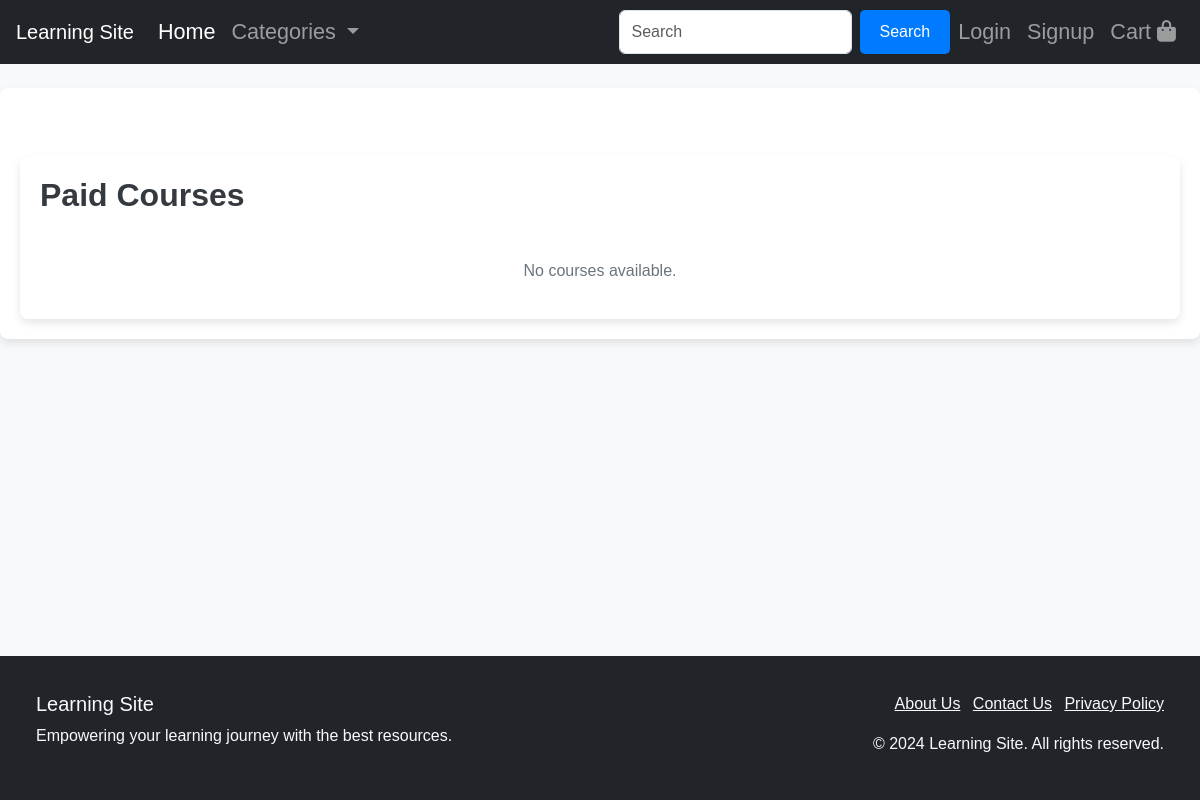
Page /courses/?type=paid on the earlier database version.
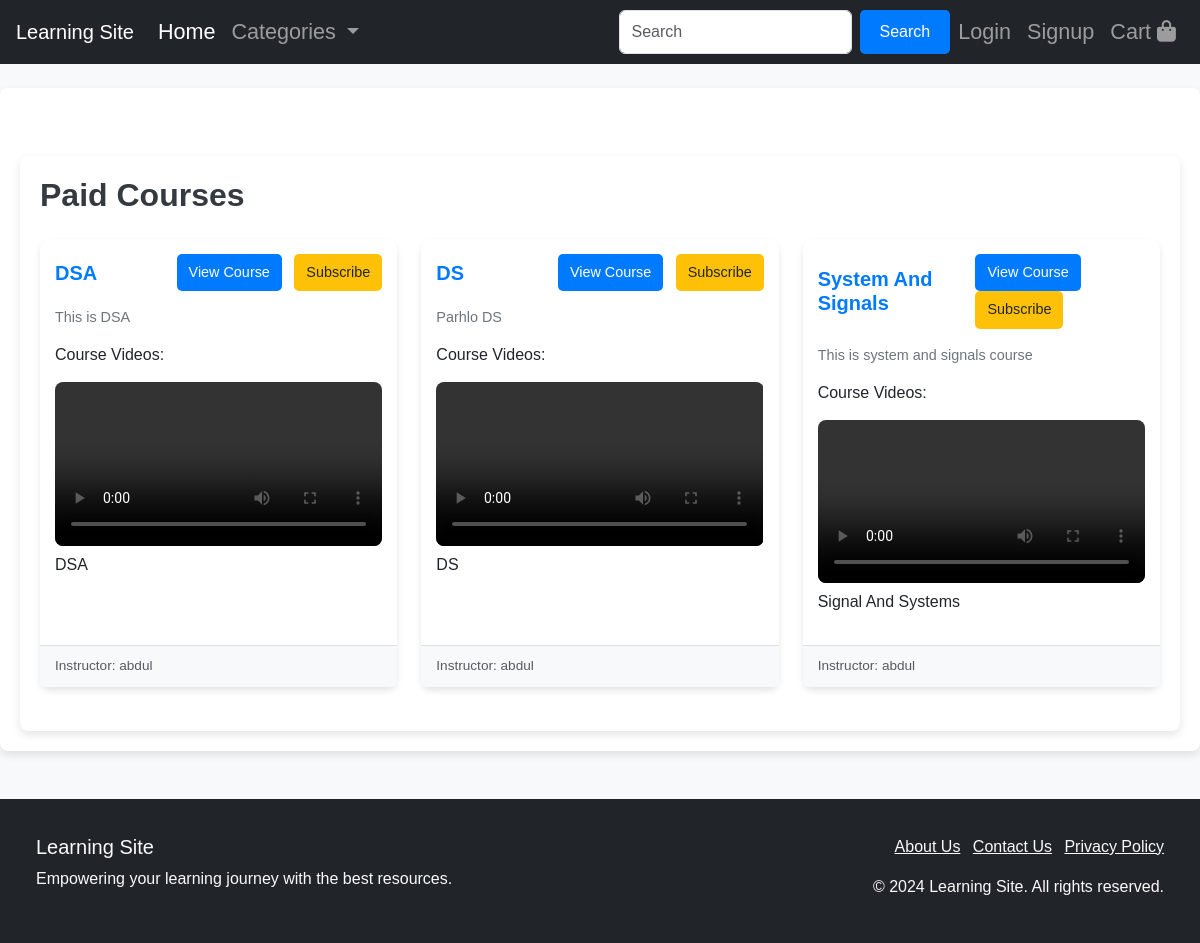
Same page on the later database version.
### course_instructor/models.py (models this page shows, shortened)
class Course(models.Model):
    COURSE_TYPE_CHOICES = [
        ('paid', 'Paid'),
        ('unpaid', 'Unpaid'),
    ]
    title = models.CharField(max_length=255)
    description = models.TextField()
    duration = models.DurationField(default=timedelta(days=30))
    instructor = models.ForeignKey(Profile, on_delete=models.CASCADE, related_name='courses_taught')
    course_type = models.CharField(max_length=10, choices=COURSE_TYPE_CHOICES, default='unpaid')
    created_at = models.DateTimeField(auto_now_add=True)
    updated_at = models.DateTimeField(auto_now=True)

class CourseContent(models.Model):
    course = models.ForeignKey(Course, related_name='contents', on_delete=models.CASCADE)
    title = models.CharField(max_length=255)
    video = models.FileField(upload_to='course_videos/', max_length=255)
    content_type = models.CharField(max_length=100, choices=[('video', 'Video'), ('pdf', 'PDF'), ('text', 'Text')])
    order = models.IntegerField()
    additional_resources = models.FileField(upload_to='resources/', null=True, blank=True)
    is_first_video = models.BooleanField(default=False)

### main/models.py (models this page shows, shortened)
class Profile(models.Model):
    user = models.OneToOneField(User, on_delete=models.CASCADE)
    bio = models.TextField(blank=True, null=True)  # Short biography or description of the user
    profile_picture = models.ImageField(upload_to='profile_pics/', blank=True, null=True)  # Optional profile picture
    is_student = models.BooleanField(default=False)  # Indicates if the user is a student
    is_instructor = models.BooleanField(default=False)  # Indicates if the user is an instructor
    instructor_bio = models.TextField(blank=True, null=True)  # Detailed bio for instructors
    expertise = models.CharField(max_length=255, blank=True, null=True)  # Area of expertise (e.g., subject or field)
    created_at = models.DateTimeField(auto_now_add=True)  # Automatically set when the profile is created
    updated_at = models.DateTimeField(auto_now=True)  # Automatically updated when the profile is modified

### course_instructor/views.py (the view)
# urls.py: path("courses/", filter_courses, name="filter_courses"),
def filter_courses(request):
    course_type = request.GET.get('type', 'all')
    content_prefetch = Prefetch(
        'contents',
        queryset=CourseContent.objects.all().order_by('order')
    )
    if course_type == 'paid':
        courses = Course.objects.filter(course_type='paid').prefetch_related(content_prefetch)
    elif course_type == 'unpaid':
        courses = Course.objects.filter(course_type='unpaid').prefetch_related(content_prefetch)
    else:
        courses = Course.objects.all().prefetch_related(content_prefetch)
    return render(request, 'course_list.html', {'courses': courses, 'selected_type': course_type})

### template/course_list.html (shortened to what this page needs)
{% extends "layout.html" %}
{% load static %}
{% block content %}
<main class="container mt-5">
  <h1 class="mb-4">
    {% if selected_type == 'paid' %}
      Paid Courses
    {% elif selected_type == 'unpaid' %}
      Unpaid Courses
    {% else %}
      All Courses
    {% endif %}
  </h1>
  <div class="row">
    {% for course in courses %}
    <div class="col-md-4 mb-4">
      <div class="card h-100">
        <div class="card-body">
          <div class="d-flex justify-content-between align-items-center">
            <h5 class="card-title mb-0">{{ course.title }}</h5>
            <div>
              <a href="{% url 'course_detail' course.id %}" class="btn btn-primary btn-sm me-2">View Course</a>
              <a href="{% url 'subscribe' course.title course.course_type %}" class="btn btn-warning btn-sm">Subscribe</a>
            </div>
          </div>
          <p class="card-text mt-3">{{ course.description|truncatewords:20 }}</p>
          {% if course.contents.exists %}
          <h6>Course Videos:</h6>
          {% for content in course.contents.all %}
            {% if content.content_type == 'video' %}
            <div class="mb-3">
              <video width="100%" controls>
                <source src="{{ content.video.url }}" type="video/mp4">
              </video>
              <p>{{ content.title }}</p>
            </div>
            {% endif %}
          {% endfor %}
          {% else %}
          <p>No videos available for this course.</p>
          {% endif %}
        </div>
        <div class="card-footer text-muted">
          Instructor: {{ course.instructor.user.username }}
        </div>
      </div>
    </div>
    {% empty %}
    <p class="text-center col-12">No courses available.</p>
    {% endfor %}
  </div>
</main>
{% endblock %}

Differences in the rows shown:
added Course: title "DSA", description "This is DSA", instructor.user.username "abdul"
added CourseContent: title "DSA"
added Course: title "DS", description "Parhlo DS", instructor.user.username "abdul"
added CourseContent: title "DS"
added Course: title "System And Signals", description "This is system and signals course", instructor.user.username "abdul"
added CourseContent: title "Signal And Systems", shown under "System And Signals"
Other differences:
text no longer shown: "No courses available."
